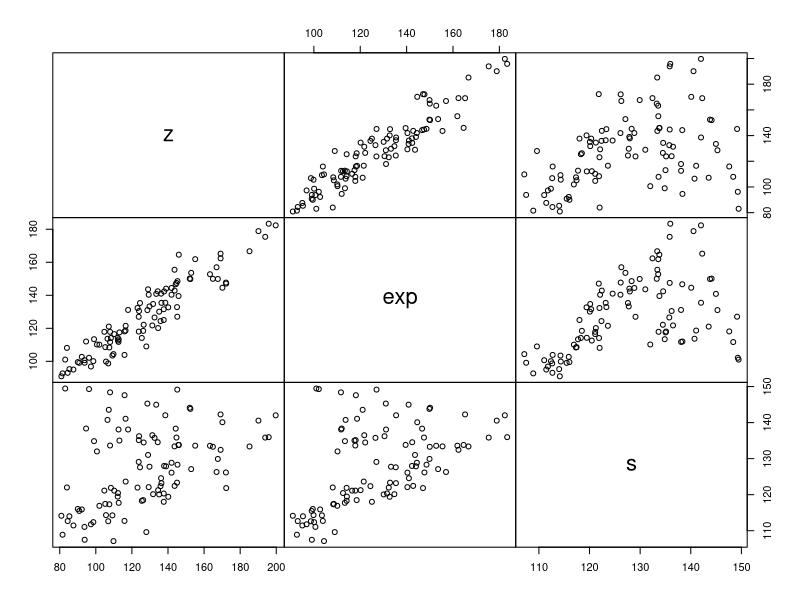

Generate this figure with R:
library(glmmTMB)
d <- data.frame(z = as.vector(volcano),
                x = as.vector(row(volcano)),
                y = as.vector(col(volcano)))
set.seed(1)
d$z <- d$z + rnorm(length(volcano), sd=15)
d <- d[sample(nrow(d), 100), ]

d$pos <- numFactor(d$x, d$y)
d$group <- factor(rep(1, nrow(d)))

system.time(
    f <- glmmTMB(z ~ 1 + exp(pos + 0 | group), data=d,
                 control = glmmTMBControl(parallel = 10))
)
predict(f)

## does something but not the right thing?
f2 <- glmmTMB(z ~ 1 + s(x, y), data=d,
             control = glmmTMBControl(parallel = 10))
predict(f2)

f3 <- glmmTMB(z ~ 1 + s(x, y, bs = "tp"), data=d,
             control = glmmTMBControl(parallel = 10))

identical(predict(f2), predict(f3))

pairs(cbind(z = d$z, exp = predict(f), s = predict(f2)),
      gap = 0)
